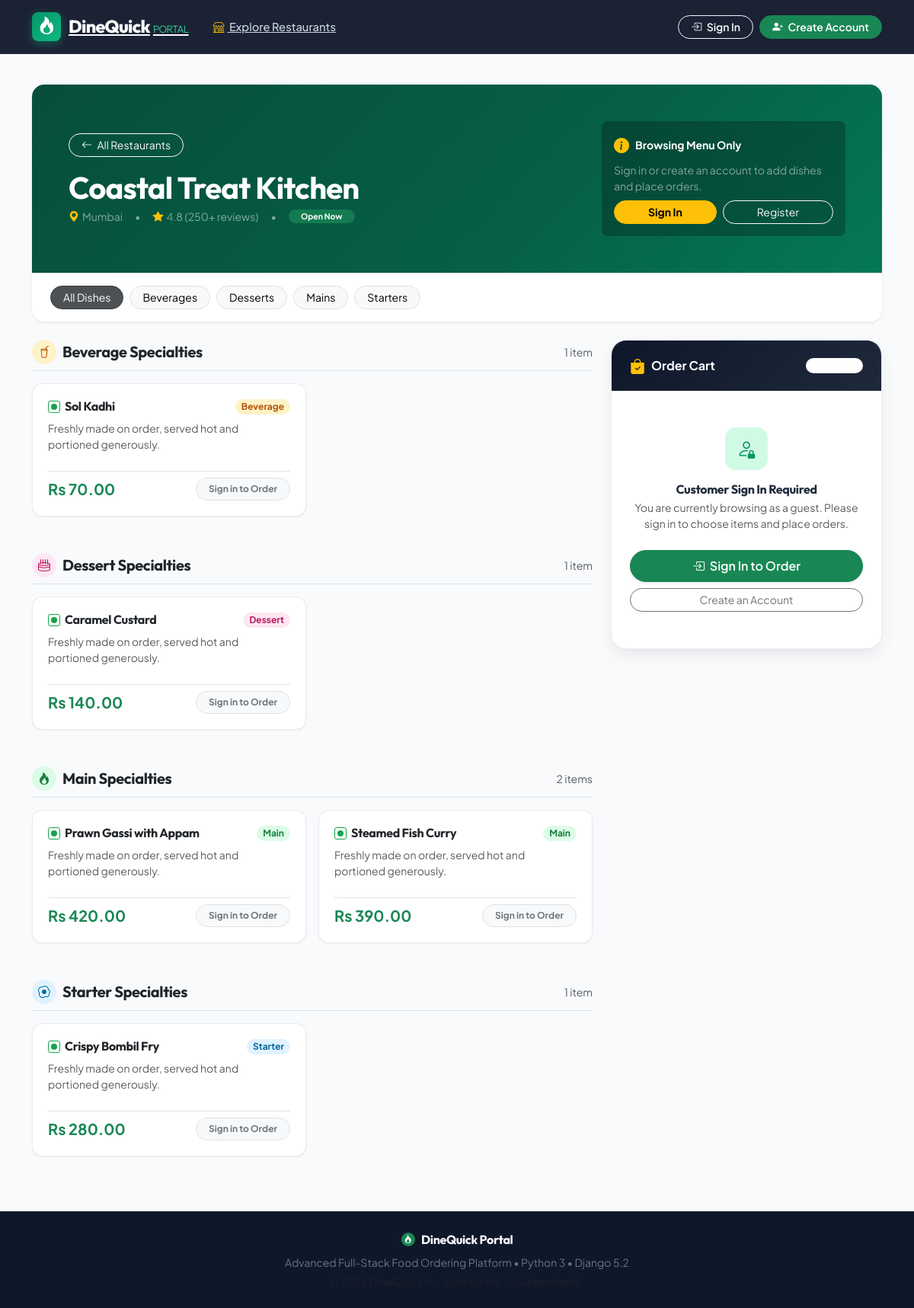
Screenshot of /restaurants/4/ with the database file from the repository.
### orders/models.py (models this page shows, shortened)
class Restaurant(models.Model):
    name = models.CharField(max_length=120)
    city = models.CharField(max_length=100)

class MenuItem(models.Model):
    class Category(models.TextChoices):
        STARTER = "Starter", "Starter"
        MAIN = "Main", "Main"
        DESSERT = "Dessert", "Dessert"
        BEVERAGE = "Beverage", "Beverage"
    restaurant = models.ForeignKey(Restaurant, on_delete=models.CASCADE, related_name="menu_items")
    name = models.CharField(max_length=100)
    price = models.DecimalField(max_digits=8, decimal_places=2)
    category = models.CharField(max_length=10, choices=Category.choices)
    available = models.BooleanField(default=True)

### orders/views.py (the view)
# urls.py: path("restaurants/<int:pk>/", views.restaurant_menu, name="restaurant-menu"),
def restaurant_menu(request, pk):
    restaurant = get_object_or_404(Restaurant, pk=pk)
    items = restaurant.menu_items.filter(available=True).order_by("category", "name")
    categorized_items = {}
    for item in items:
        categorized_items.setdefault(item.category, []).append(item)
    return render(
        request,
        "orders/menu.html",
        {
            "restaurant": restaurant,
            "items": items,
            "categorized_items": categorized_items,
        },
    )

### orders/templates/orders/menu.html (shortened to what this page needs)
{% extends "orders/base.html" %}
{% block content %}
<div class="card border-0 shadow-sm rounded-4 overflow-hidden mb-4">
  <div class="p-4 p-md-5" style="background: linear-gradient(135deg, #064e3b 0%, #065f46 60%, #047857 100%); color: white;">
    <div class="d-flex flex-wrap justify-content-between align-items-center gap-3">
      <div>
        <a href="{% url 'restaurant-list' %}" class="btn btn-sm btn-outline-light rounded-pill px-3 mb-3">
          <i class="bi bi-arrow-left me-1"></i> All Restaurants
        </a>
        <h1 class="display-6 fw-bold mb-1 text-white">{{ restaurant.name }}</h1>
        <div class="d-flex flex-wrap align-items-center gap-3 text-white-50 small">
          <span><i class="bi bi-geo-alt-fill text-warning me-1"></i>{{ restaurant.city }}</span>
          <span>&bull;</span>
          <span><i class="bi bi-star-fill text-warning me-1"></i>4.8 (250+ reviews)</span>
          <span>&bull;</span>
          <span class="badge bg-success bg-opacity-75 rounded-pill px-3 py-1">Open Now</span>
        </div>
      </div>
      {% if not user.is_authenticated %}
      <div class="card bg-black bg-opacity-25 border-0 rounded-3 p-3 text-white" style="max-width: 320px;">
        <div class="d-flex align-items-center gap-2 mb-2">
          <i class="bi bi-info-circle-fill text-warning fs-5"></i>
          <span class="fw-bold small">Browsing Menu Only</span>
        </div>
        <p class="small text-white-50 mb-2">Sign in or create an account to add dishes and place orders.</p>
        <div class="d-flex gap-2">
          <a href="{% url 'login' %}?next={{ request.path }}" class="btn btn-warning btn-sm fw-bold flex-grow-1 rounded-pill">Sign In</a>
          <a href="{% url 'register' %}?next={{ request.path }}" class="btn btn-outline-light btn-sm flex-grow-1 rounded-pill">Register</a>
        </div>
      </div>
      {% endif %}
    </div>
  </div>
  <div class="bg-white px-4 py-3 border-top d-flex gap-2 overflow-auto" id="categoryTabs">
    <a href="#all" class="btn btn-sm btn-dark rounded-pill px-3 active cat-pill" data-target="all">All Dishes</a>
    {% for category in categorized_items.keys %}
    <a href="#cat-{{ category|lower }}" class="btn btn-sm btn-light border rounded-pill px-3 cat-pill" data-target="cat-{{ category|lower }}">
      {{ category }}s
    </a>
    {% endfor %}
  </div>
</div>
  <div class="row g-4">
    <div class="col-lg-8">
      {% for category, cat_items in categorized_items.items %}
      <div class="category-section mb-5" id="cat-{{ category|lower }}">
        <div class="d-flex align-items-center gap-2 mb-3 pb-2 border-bottom">
          <span class="badge rounded-circle p-2 {% if category == 'Starter' %}dq-badge-starter{% elif category == 'Main' %}dq-badge-main{% elif category == 'Dessert' %}dq-badge-dessert{% else %}dq-badge-beverage{% endif %}">
            <i class="bi {% if category == 'Starter' %}bi-egg-fried{% elif category == 'Main' %}bi-fire{% elif category == 'Dessert' %}bi-cake2{% else %}bi-cup-straw{% endif %} fs-6"></i>
          </span>
          <h2 class="h5 fw-bold mb-0 text-dark">{{ category }} Specialties</h2>
          <span class="text-muted small ms-auto">{{ cat_items|length }} item{{ cat_items|length|pluralize }}</span>
        </div>
        <div class="row g-3">
          {% for item in cat_items %}
          <div class="col-md-6">
            <div class="dq-dish-card h-100 d-flex flex-column justify-content-between">
              <div>
                <div class="d-flex justify-content-between align-items-start mb-2">
                  <div class="d-flex align-items-center">
                    <span class="dq-veg-mark" title="Vegetarian item"></span>
                    <h3 class="h6 fw-bold mb-0 text-dark">{{ item.name }}</h3>
                  </div>
                  <span class="badge rounded-pill small px-2 py-1 {% if item.category == 'Starter' %}dq-badge-starter{% elif item.category == 'Main' %}dq-badge-main{% elif item.category == 'Dessert' %}dq-badge-dessert{% else %}dq-badge-beverage{% endif %}">
                    {{ item.category }}
                  </span>
                </div>
                <p class="text-muted small mb-3">Freshly made on order, served hot and portioned generously.</p>
              </div>
              <div class="pt-2 border-top d-flex justify-content-between align-items-center mt-2">
                <span class="fs-5 fw-bold text-success">Rs {{ item.price }}</span>
                {% if user.is_authenticated %}
                <div class="dq-qty-stepper shadow-sm">
                  <button type="button" class="dq-qty-btn minus-btn" aria-label="Decrease quantity">&minus;</button>
                  <input
                    type="number"
                    min="0"
                    max="50"
                    value="0"
                    id="qty_{{ item.pk }}"
                    name="qty_{{ item.pk }}"
                    class="dq-qty-input item-qty"
                    data-price="{{ item.price }}"
                    data-name="{{ item.name }}"
                    aria-label="Quantity for {{ item.name }}"
                    readonly
                  >
                  <button type="button" class="dq-qty-btn plus-btn" aria-label="Increase quantity">+</button>
                </div>
                {% else %}
                <span class="badge bg-light text-secondary border rounded-pill px-3 py-2 small">
                  Sign in to Order
                </span>
                {% endif %}
              </div>
            </div>
          </div>
          {% endfor %}
        </div>
      </div>
      {% empty %}
      <div class="card p-5 text-center border-0 shadow-sm rounded-4">
        <i class="bi bi-cup-hot text-muted display-4 mb-2"></i>
        <h3 class="h5 fw-bold">No menu items found</h3>
        <p class="text-muted small mb-0">This restaurant does not have any active dishes right now.</p>
      </div>
      {% endfor %}
    </div>
    <div class="col-lg-4">
      <div class="dq-cart-card sticky-top" style="top: 90px;">
        <div class="dq-cart-header d-flex justify-content-between align-items-center">
          <div class="d-flex align-items-center gap-2">
            <i class="bi bi-bag-check-fill text-warning fs-5"></i>
            <span class="fw-bold fs-6">Order Cart</span>
          </div>
          <span class="badge bg-white bg-opacity-20 text-white rounded-pill px-3 py-1 small" id="totalItemsBadge">
          </span>
        </div>
        <div class="p-4">
          {% if user.is_authenticated %}
          <div id="cartItemsList" class="mb-3" style="max-height: 280px; overflow-y: auto;">
            <div class="text-center py-4 text-muted small">
              <i class="bi bi-cart3 fs-1 text-black-50 d-block mb-2"></i>
              Your cart is empty.<br>Click <strong>+</strong> on any dish to add.
            </div>
          </div>
          <div class="border-top pt-3 mb-4">
            <div class="d-flex justify-content-between text-muted small mb-2">
              <span>Item Subtotal:</span>
              <span id="subtotalDisplay" class="fw-semibold text-dark">Rs 0.00</span>
            </div>
            <div class="d-flex justify-content-between text-muted small mb-2">
              <span>Delivery Fee:</span>
              <span class="text-success fw-semibold">FREE</span>
            </div>
            <hr class="my-2">
            <div class="d-flex justify-content-between align-items-center fs-5">
              <strong class="fw-bold text-dark">Total Payable:</strong>
              <strong id="totalPriceDisplay" class="fw-bold text-success">Rs 0.00</strong>
            </div>
          </div>
          <button type="submit" id="placeOrderBtn" class="dq-pulse-btn w-100 d-flex justify-content-center align-items-center gap-2" disabled>
            <i class="bi bi-bag-check-fill"></i>
            <span>Confirm &amp; Place Order</span>
          </button>
          <div class="text-center text-muted small mt-2">
            <i class="bi bi-shield-check me-1 text-success"></i> Instant order receipt &amp; email confirmation
          </div>
          {% else %}
          <div class="text-center py-4">
            <div class="dq-auth-icon mb-3">
              <i class="bi bi-person-lock"></i>
            </div>
            <h4 class="h6 fw-bold mb-1">Customer Sign In Required</h4>
            <p class="text-muted small mb-4">You are currently browsing as a guest. Please sign in to choose items and place orders.</p>
            <a href="{% url 'login' %}?next={{ request.path }}" class="btn btn-success w-100 rounded-pill py-2 fw-semibold mb-2 shadow-sm">
              <i class="bi bi-box-arrow-in-right me-1"></i> Sign In to Order
            </a>
            <a href="{% url 'register' %}?next={{ request.path }}" class="btn btn-outline-secondary btn-sm w-100 rounded-pill">
              Create an Account
            </a>
          </div>
          {% endif %}
        </div>
      </div>
    </div>
  </div>
{% endblock %}

### orders/static/orders/style.css (style rules this page uses)
:root { --dq-primary: #059669; --dq-primary-dark: #047857; --dq-primary-light: #d1fae5; --dq-accent: #f97316; --dq-accent-light: #ffedd5; --dq-dark: #0f172a; --dq-dark-surface: #1e293b; --dq-light-bg: #f8fafc; --dq-card-bg: #ffffff; --dq-text-main: #1e293b; --dq-text-muted: #64748b; --dq-border: rgba(148, 163, 184, 0.2); --dq-shadow-sm: 0 1px 3px 0 rgba(0, 0, 0, 0.05), 0 1px 2px -1px rgba(0, 0, 0, 0.05); --dq-shadow-md: 0 4px 6px -1px rgba(0, 0, 0, 0.07), 0 2px 4px -2px rgba(0, 0, 0, 0.05); --dq-shadow-lg: 0 10px 25px -3px rgba(0, 0, 0, 0.08), 0 4px 6px -4px rgba(0, 0, 0, 0.04); --dq-shadow-xl: 0 20px 25px -5px rgba(0, 0, 0, 0.1), 0 8px 10px -6px rgba(0, 0, 0, 0.06); --dq-radius-sm: 8px; --dq-radius-md: 14px; --dq-radius-lg: 20px; --dq-radius-full: 9999px; }
body { font-family: 'Plus Jakarta Sans', -apple-system, BlinkMacSystemFont, 'Segoe UI', Roboto, sans-serif; background-color: var(--dq-light-bg); color: var(--dq-text-main); min-height: 100vh; display: flex; flex-direction: column; -webkit-font-smoothing: antialiased; }
h1, h2, h3, h4, h5, h6, .brand-font { font-family: 'Outfit', sans-serif; letter-spacing: -0.02em; }
.dq-dish-card { background: var(--dq-card-bg); border: 1px solid var(--dq-border); border-radius: var(--dq-radius-md); padding: 20px; transition: all 0.2s ease; box-shadow: var(--dq-shadow-sm); }
.dq-badge-starter { background: #e0f2fe; color: #0369a1; }
.dq-badge-main { background: #dcfce7; color: #15803d; }
.dq-badge-dessert { background: #fce7f3; color: #be185d; }
.dq-badge-beverage { background: #fef3c7; color: #b45309; }
.dq-veg-mark { width: 16px; height: 16px; border: 1.5px solid #16a34a; border-radius: 3px; display: inline-flex; align-items: center; justify-content: center; margin-right: 6px; }
.dq-veg-mark::after { content: ''; width: 8px; height: 8px; background-color: #16a34a; border-radius: 50%; }
.dq-cart-card { background: var(--dq-card-bg); border: 1px solid var(--dq-border); border-radius: var(--dq-radius-lg); box-shadow: var(--dq-shadow-lg); overflow: hidden; }
.dq-cart-header { background: linear-gradient(135deg, #0f172a 0%, #1e293b 100%); color: #ffffff; padding: 18px 24px; }
.dq-auth-icon { width: 56px; height: 56px; background: var(--dq-primary-light); color: var(--dq-primary); display: flex; align-items: center; justify-content: center; border-radius: var(--dq-radius-md); margin: 0 auto 16px; font-size: 1.6rem; }

### rows the page displays
Restaurant: name "Coastal Treat Kitchen", city "Mumbai"
MenuItem: keys "Beverage", category "Beverage", cat_items "1", name "Sol Kadhi", price "70.00"
MenuItem: keys "Dessert", category "Dessert", cat_items "1", name "Caramel Custard", price "140.00"
MenuItem: keys "Main", category "Main", cat_items "2", name "Prawn Gassi with Appam", price "420.00"
MenuItem: keys "Starter", category "Starter", cat_items "1", name "Crispy Bombil Fry", price "280.00"
MenuItem: name "Steamed Fish Curry", category "Main", price "390.00"
